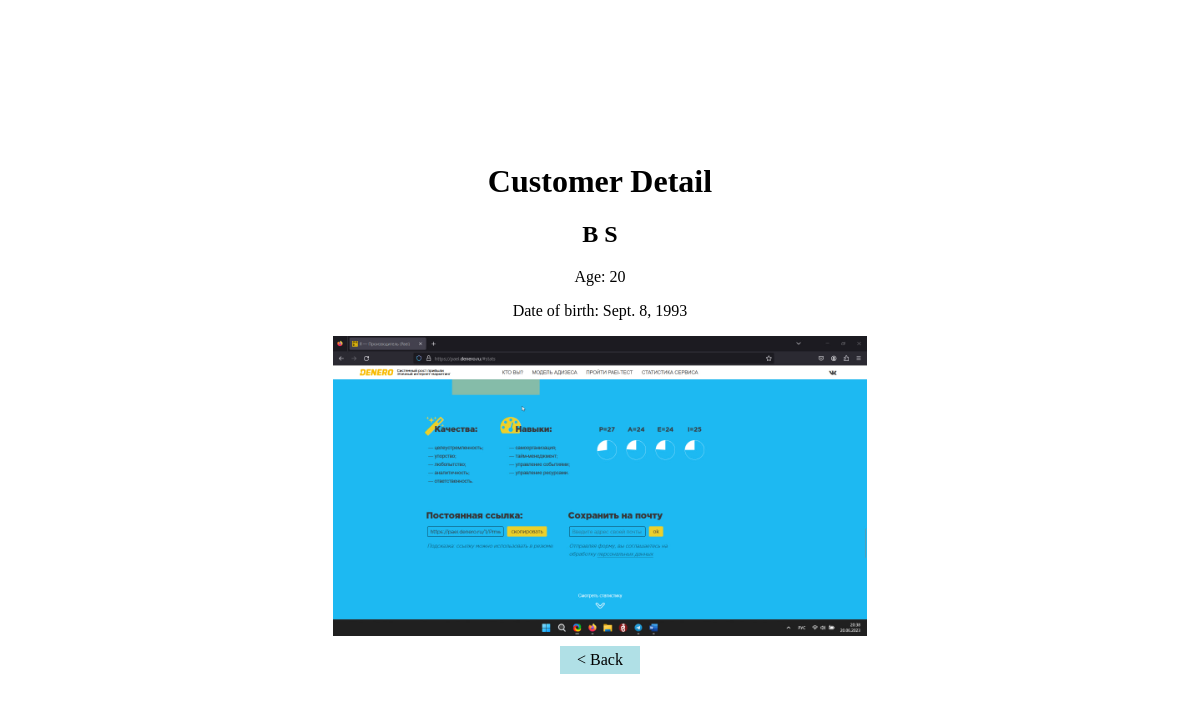
Page /customer/6/ on the committed database.
### customersdb/models.py (models this page shows)
class Customer(models.Model):
    name = models.CharField(max_length=100)
    surname = models.CharField(max_length=100)
    age = models.PositiveIntegerField(validators=[MinValueValidator(1), MaxValueValidator(120)])
    date_birth = models.DateField()
    photo = models.ImageField(upload_to='images', null=True, blank=True)

### customersdb/views.py (the view)
# urls.py: path('customer/<int:pk>/', CustomerDetailView.as_view(), name='customer_detail'),
class CustomerDetailView(DetailView):
    model = Customer
    template_name = 'customersdb/customer_detail.html'
    context_object_name = 'customer'

### customersdb/templates/customersdb/customer_detail.html (shortened to what this page needs)
<!DOCTYPE html>
<html lang="en">
<head>
</head>
<body>
    <div class="container">
        <h1>Customer Detail</h1>
        <h2>{{ customer.name }} {{ customer.surname }}</h2>
        <p>Age: {{ customer.age }}</p>
        <p>Date of birth: {{ customer.date_birth }}</p>
        <img src="{{ customer.photo.url }}" alt="Customer photo">
        <div class="back-button-container">
            <a class="link-button" href="{{ request.META.HTTP_REFERER }}">< Back</a>
        </div>
    </div>
</body>
</html>

### customersdb/templates/customersdb/customer_detail.html (style rules this page uses)
body { display: flex; justify-content: center; align-items: center; height: 100vh; }
h1, h2, p { text-align: center; }
img { display: block; margin: 0 auto; max-height: 300px; }
.back-button-container { display: flex; justify-content: center; margin-top: 10px; }
.link-button { display: inline-block; text-align: center; background-color: #b0e0e6; padding: 5px 10px; text-decoration: none; color: black; min-width: 80px; box-sizing: border-box; }

### rows in the picture
Customer: name "B", surname "S", age "20", date_birth "Sept. 8, 1993", photo (picture)
